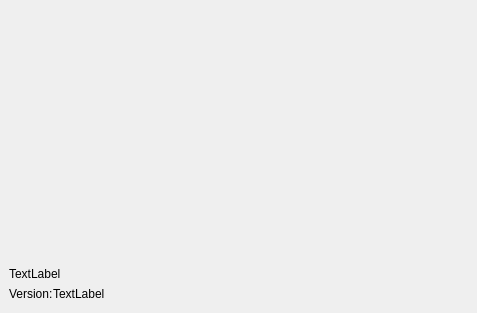
<?xml version="1.0" encoding="UTF-8"?>
<ui version="4.0">
 <class>SplashScreenWidget</class>
 <widget class="QWidget" name="SplashScreenWidget">
  <property name="geometry">
   <rect>
    <x>0</x>
    <y>0</y>
    <width>477</width>
    <height>313</height>
   </rect>
  </property>
  <layout class="QVBoxLayout" name="verticalLayout">
   <property name="spacing">
    <number>0</number>
   </property>
   <property name="leftMargin">
    <number>9</number>
   </property>
   <property name="topMargin">
    <number>9</number>
   </property>
   <property name="rightMargin">
    <number>9</number>
   </property>
   <property name="bottomMargin">
    <number>9</number>
   </property>
   <item>
    <spacer name="verticalSpacer">
     <property name="orientation">
      <enum>Qt::Vertical</enum>
     </property>
     <property name="sizeHint" stdset="0">
      <size>
       <width>20</width>
       <height>40</height>
      </size>
     </property>
    </spacer>
   </item>
   <item>
    <layout class="QHBoxLayout" name="horizontalLayout_3">
     <item>
      <widget class="QLabel" name="messageText">
       <property name="text">
        <string>TextLabel</string>
       </property>
      </widget>
     </item>
     <item>
      <spacer name="horizontalSpacer_3">
       <property name="orientation">
        <enum>Qt::Horizontal</enum>
       </property>
       <property name="sizeHint" stdset="0">
        <size>
         <width>40</width>
         <height>20</height>
        </size>
       </property>
      </spacer>
     </item>
    </layout>
   </item>
   <item>
    <layout class="QHBoxLayout" name="horizontalLayout_2">
     <item>
      <widget class="QLabel" name="label">
       <property name="text">
        <string>Version:</string>
       </property>
      </widget>
     </item>
     <item>
      <widget class="QLabel" name="versionText">
       <property name="text">
        <string>TextLabel</string>
       </property>
      </widget>
     </item>
     <item>
      <spacer name="horizontalSpacer">
       <property name="orientation">
        <enum>Qt::Horizontal</enum>
       </property>
       <property name="sizeHint" stdset="0">
        <size>
         <width>40</width>
         <height>20</height>
        </size>
       </property>
      </spacer>
     </item>
    </layout>
   </item>
  </layout>
 </widget>
 <resources/>
 <connections/>
</ui>
